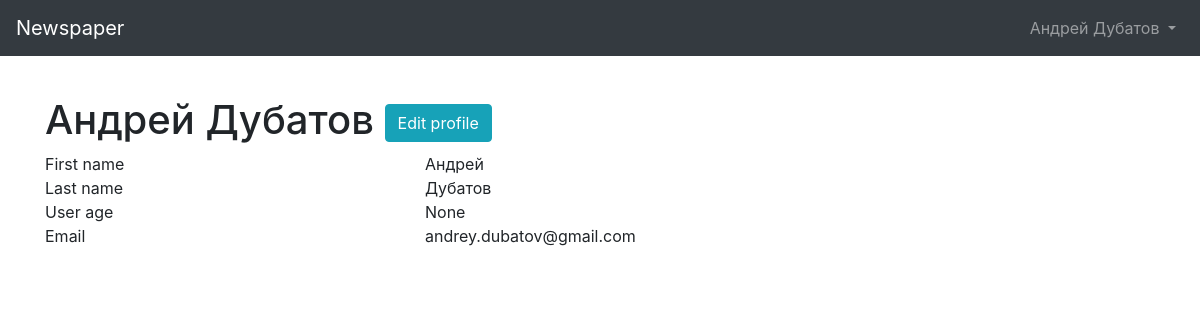
Before: /users/2/ (signed in) with the older database file.
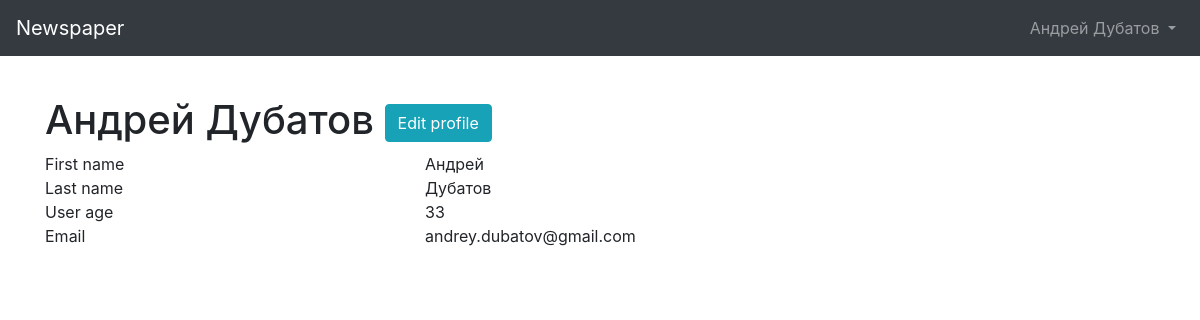
After: the same page with the newer database file.
### users/models.py (models this page shows)
class CustomUser(AbstractUser):
    age = models.PositiveIntegerField(null=True, blank=True)
    def __str__(self):
        return f'{self.first_name} {self.last_name}'

### users/views.py (the view)
# urls.py: path('<int:pk>/', UserDetailView.as_view(), name='user_detail'),
class UserDetailView(DetailView):
    model = get_user_model()
    template_name = 'user_detail.html'
    context_name = 'user'
    def get_context_data(self, **kwargs):
        context = super().get_context_data(**kwargs)
        context['auth_user'] = get_user(self.request)
        return context

### templates/user_detail.html (shortened to what this page needs)
{% extends 'base.html' %}
{% block content %}
<h1>{{ user }}
{% if user.is_authenticated and user == auth_user %}
    <a href="{% url 'user_update' user.pk %}"><button class="btn btn-info">Edit profile</button></a>
{% endif %}
</h1>
<div class="row ">
    <div class="col-sm-4">First name</div>
    <div class="col-sm-8">{{ user.first_name }}</div>
</div>
<div class="row ">
    <div class="col-sm-4">Last name</div>
    <div class="col-sm-8">{{ user.last_name }}</div>
</div>
<div class="row ">
    <div class="col-sm-4">User age</div>
    <div class="col-sm-8">{{ user.age }}</div>
</div>
<div class="row">
    <div class="col-sm-4">Email</div>
    <div class="col-sm-8">{{ user.email }}</div>
</div>
{% endblock content %}

### templates/base.html (shortened to what this page needs)
<!doctype html>
<html lang="en"> <head>
<link rel="stylesheet" href="https://stackpath.bootstrapcdn.com/bootstrap/4.1.3/css/bootstrap.min.css"
crossorigin="anonymous">
<title>{% block title %}Newspaper App{% endblock title %}</title> </head>
<body>
<nav class="navbar navbar-expand-md navbar-dark bg-dark mb-4">
     <a class="navbar-brand" href="{% url 'home' %}">Newspaper</a>
<div class="collapse navbar-collapse" id="navbarCollapse">
{% if user.is_authenticated %} <ul class="navbar-nav ml-auto">
<li class="nav-item">
<a class="nav-link dropdown-toggle" href="#" id="userMenu"
                data-toggle="dropdown" aria-haspopup="true"
                aria-expanded="false">
                {% if user.first_name or user.last_name %}
                {{ user.first_name }} {{ user.last_name }}
                {% else %}
                {{ user.username }}
                {% endif %}
</a>
 </li>
</ul>
{% else %}
<form class="form-inline ml-auto">
<a href="{% url 'login' %}" class="btn btn-outline-secondary"> Log In</a>
<a href="{% url 'signup' %}" class="btn btn-primary ml-2"> Sign up</a>
</form> {% endif %}
</div> </nav>
<div class="container overflow-hidden py-3">
{% block content %}
{% endblock content %}
</div>
</body> </html>

Changed rows visible on the page:
changed CustomUser "Андрей Дубатов": age "None" → "33"
